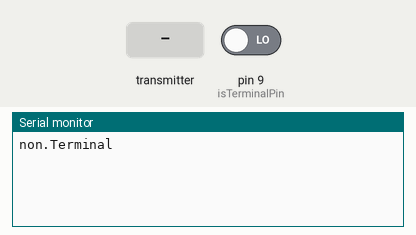
Bench run of a sketch on a simulated Arduino Uno, built with avr-gcc and run on an emulated ATmega328P. Parts: the last lines printed to the serial monitor. The test bench sets the inputs (shaded band); at power-on: pin 9 (isTerminalPin) LOW. No radio packets arrive unless stated.

Above: at 1.2 s.
1.3 s: the transmitter starts sending RecivedPackage.0 = 0
At 1.37 s:
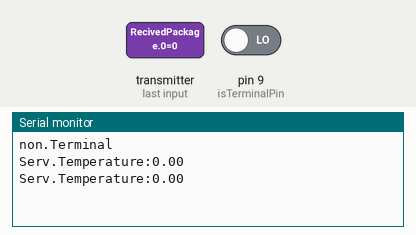
3.2 s: the transmitter starts sending RecivedPackage.1 = 0
6.2 s: the transmitter starts sending RecivedPackage.0 = 256
At 6.32 s:
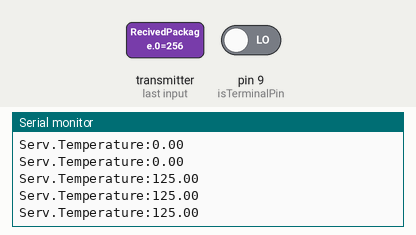

The sketch:

sketch_X.ino
```cpp
#include <EEPROM.h>
#include <SPI.h>
#include "RF24.h"

const int sensorPin = A0;
const int isTerminalPin = 9;

bool isTerminal;

//Gambi
const uint64_t pipeServerToClient  = 0xE8E8F0F0E1LL;
const uint64_t pipeClientToServer  = 0xF0F0F0F0E1LL;

const int radioChannel = 10;

int temperatureRaw;
float temperature = 0;

int SendedPackage	[2]; //Gambi -> pq struct nao fuincionou
int RecivedPackage	[3]; //Gambi -> so uso 2, mas so funcionou com 3 wtf???

RF24 radio(8,7);

void calcTemp()
{
        temperature = temperatureRaw * 0.48828125;
}

void SendData()
{
	SendedPackage[0] = temperatureRaw;
	SendedPackage[1] = temperature;

	int ntry = 3;
	bool done = false;
	while (!done && ntry > 0)
	{
		done = radio.write( SendedPackage, sizeof(SendedPackage) );
		ntry--;
	}
        /*
        if(done)
        	Serial.println("\tSendData OK");
        else
        	Serial.println("\tSendData NOK");
        */
}

void ReadSensor()
{
        temperatureRaw = analogRead(sensorPin);
        calcTemp();
	Serial.print("Term.Temperature:");
	Serial.println(temperature);
}

void setup(void)
{
	Serial.begin(9600);

	pinMode(isTerminalPin, INPUT);
	isTerminal = digitalRead(isTerminalPin);

	radio.begin();
	radio.setChannel(radioChannel);
	if (isTerminal)
	{
                Serial.println("isTerminal");
		//radio.openReadingPipe(1,pipeClientToServer);
		radio.openWritingPipe(  pipeServerToClient);
	}
	else
	{
                Serial.println("non.Terminal");
		radio.openReadingPipe(1,pipeServerToClient);
		//radio.openWritingPipe(  pipeClientToServer);
        	radio.startListening();
	}
}

void loop(void)
{
	if (isTerminal)
	{
		ReadSensor();
		SendData();
        	delay(500);
	}
	else
	{
		if (radio.available())
		{
			//Serial.println("radio.available");

			int ntry = 3;
			bool done = false;
			while (!done && ntry > 0)
			{
				done = radio.read( RecivedPackage, sizeof(RecivedPackage) );
				ntry--;
			}
                        temperatureRaw = RecivedPackage[0];
                        calcTemp();

			Serial.print("Serv.Temperature:");
			Serial.println(temperature);
		}
                /*
                else
                {
			Serial.println("radio.non.available");
                }
                */
	}
}
```

Measured:
- after the input at 1.3 s, the serial monitor: prints a new line at once (image 1)
- after the input at 6.2 s, the serial monitor: prints a new line at once (image 2)
